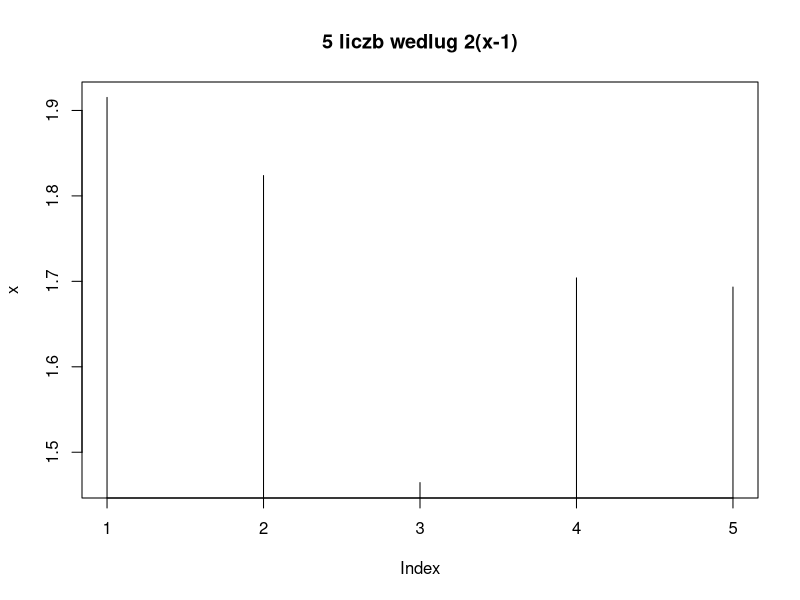
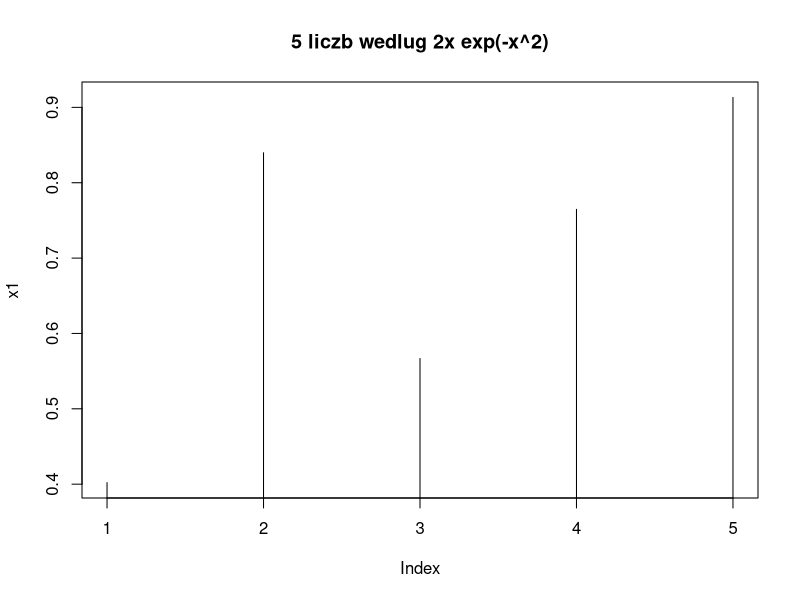

Generate these figures, in order, with R:
# f(x) = 2(𝑥 − 1)𝕀(1; 2)(𝑥),F^-1(y) = 1 + sqrt(y)
# 𝑓(𝑥) = 2𝑥 exp(−𝑥^2), F(x) = -exp(-x^2) + c, F^-1(y) = sqrt(-ln(1-x))

x = c()
F1 = function(x) {
	if(x < 0) { F1 = 0 }
	if(x > 1) { F1 = 0 }
	if(0 <= x && x <= 1) { F1 = 1 + sqrt(x) }
}

for(i in 1:5){
	x = c(x, F1(runif(1,0,1)))
}

print(x)

p = c()
for(i in 1:10000) {
	p = c(p, signif(F1(runif(1,0,1)), digits = 3))
}
p = table(p)
png("../LaTex/zad8a.png")
plot(x, type = "h", main = "5 liczb wedlug 2(x-1)")
dev.off()

x1 = c()
F2 = function(x) {
	a = 1-x
	if(x < 0) { F2 = 0 }
	if(x > 1) { F2 = 0 }
	if(x <= 1 && x >= 0) {F2 = sqrt(-log(a, base = exp(1)))}
}

for(i in 1:5){
	x1 = c(x1, F2(runif(1,0,1)))
}

print(x1)

p = c()
for(i in 1:30000) {
	a = F2(runif(1,0,1))
	if(a < 1) { p = c(p, signif(a, digits = 2)) }
	else { p = c(p, signif(a, digits = 3)) }
	#p = c(p, signif(F2(runif(1,0,1)), digits = 5))
}
p = table(p)
png("../LaTex/zad8b.png")
plot(x1, type = "h", main = "5 liczb wedlug 2x exp(-x^2)")
dev.off()